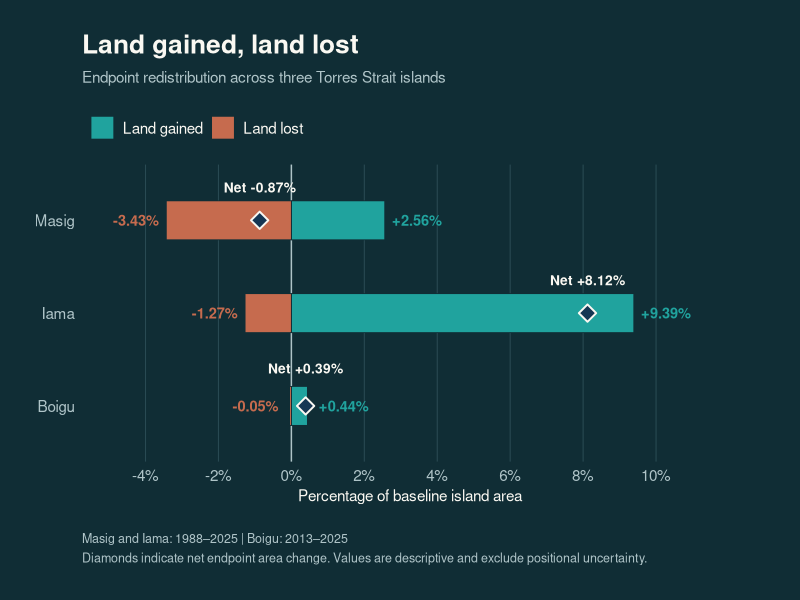
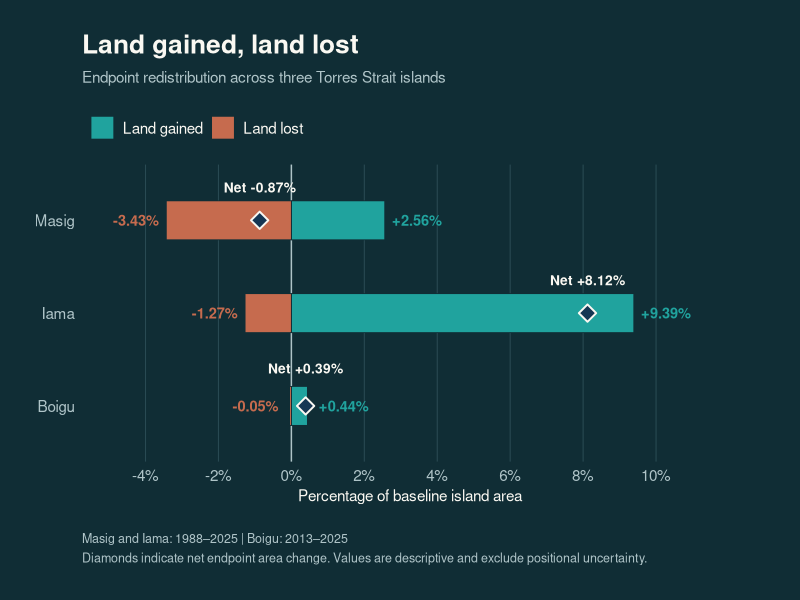

The R source for these figures, in order:
# Endpoint land redistribution in the Torres Strait
# Kendra Sturdee
#
# Compares land gained, land lost and net area change
# between the first and last accepted island footprints.
# Values are from the completed spatial analysis.

library(ggplot2)
library(dplyr)
library(tidyr)

# Load previously calculated spatial statistics

redistribution <- tibble(
  Island = c("Masig", "Iama", "Boigu"),
  Gained_pct = c(2.56, 9.39, 0.44),
  Lost_pct = c(3.43, 1.27, 0.05),
  Net_pct = c(-0.87, 8.12, 0.39)
)

# Verify analytical values

stopifnot(
  all(
    abs(
      redistribution$Gained_pct -
        redistribution$Lost_pct -
        redistribution$Net_pct
    ) < 0.02
  )
)

redistribution$Island <- factor(
  redistribution$Island,
  levels = c("Boigu", "Iama", "Masig")
)

# GIS colour palette

ocean <- "#102D35"
ivory <- "#FAF8F2"
muted <- "#AFC4C8"
grid_colour <- "#294A53"

gain_colour <- "#20A39E"
loss_colour <- "#C66B4E"
net_colour <- "#153653"

# Prepare gain and loss measurements

redistribution_long <- redistribution %>%
  transmute(
    Island,
    `Land gained` = Gained_pct,
    `Land lost` = -Lost_pct
  ) %>%
  pivot_longer(
    cols = c(`Land gained`, `Land lost`),
    names_to = "Category",
    values_to = "Change_pct"
  )

redistribution_long$Category <- factor(
  redistribution_long$Category,
  levels = c("Land gained", "Land lost")
)

# Prepare endpoint annotations

gain_labels <- redistribution %>%
  mutate(
    Label = sprintf("+%.2f%%", Gained_pct),
    Label_x = ifelse(
      Island == "Boigu",
      0.75,
      Gained_pct + 0.20
    )
  )

loss_labels <- redistribution %>%
  mutate(
    Label = sprintf("-%.2f%%", Lost_pct),
    Label_x = ifelse(
      Island == "Boigu",
      -0.35,
      -Lost_pct - 0.20
    )
  )

net_labels <- redistribution %>%
  mutate(
    Label = sprintf("Net %+.2f%%", Net_pct),
    Label_y = as.numeric(Island) + ifelse(
      Island == "Boigu",
      0.35,
      0.30
    )
  )

# Create redistribution figure

figure3 <- ggplot(
  redistribution_long,
  aes(
    x = Change_pct,
    y = Island,
    fill = Category
  )
) +
  geom_vline(
    xintercept = 0,
    colour = muted,
    linewidth = 0.5
  ) +
  geom_col(
    width = 0.42,
    colour = ocean,
    linewidth = 0.3
  ) +
  geom_text(
    data = gain_labels,
    aes(
      x = Label_x,
      y = Island,
      label = Label
    ),
    inherit.aes = FALSE,
    hjust = 0,
    colour = gain_colour,
    fontface = "bold",
    size = 3.7,
    show.legend = FALSE
  ) +
  geom_text(
    data = loss_labels,
    aes(
      x = Label_x,
      y = Island,
      label = Label
    ),
    inherit.aes = FALSE,
    hjust = 1,
    colour = loss_colour,
    fontface = "bold",
    size = 3.7,
    show.legend = FALSE
  ) +
  geom_point(
    data = redistribution,
    aes(
      x = Net_pct,
      y = Island
    ),
    inherit.aes = FALSE,
    shape = 23,
    size = 4,
    fill = net_colour,
    colour = ivory,
    stroke = 1,
    show.legend = FALSE
  ) +
  geom_text(
    data = net_labels,
    aes(
      x = Net_pct,
      y = Label_y,
      label = Label
    ),
    inherit.aes = FALSE,
    colour = ivory,
    fontface = "bold",
    size = 3.5,
    vjust = 0,
    show.legend = FALSE
  ) +
  scale_fill_manual(
    values = c(
      "Land gained" = gain_colour,
      "Land lost" = loss_colour
    )
  ) +
  scale_x_continuous(
    breaks = seq(-4, 10, 2),
    labels = function(x) paste0(x, "%"),
    expand = expansion(mult = c(0.08, 0.08))
  ) +
  coord_cartesian(
    xlim = c(-4.5, 11),
    clip = "off"
  ) +
  labs(
    title = "Land gained, land lost",
    subtitle = "Endpoint redistribution across three Torres Strait islands",
    x = "Percentage of baseline island area",
    y = NULL,
    fill = NULL,
    caption = paste(
      "Masig and Iama: 1988–2025 | Boigu: 2013–2025",
      "\nDiamonds indicate net endpoint area change.",
      "Values are descriptive and exclude positional uncertainty."
    )
  ) +
  theme_minimal(base_size = 12) +
  theme(
    plot.background = element_rect(
      fill = ocean,
      colour = NA
    ),
    panel.background = element_rect(
      fill = ocean,
      colour = NA
    ),
    plot.title = element_text(
      colour = ivory,
      face = "bold",
      size = 19,
      margin = margin(b = 8)
    ),
    plot.subtitle = element_text(
      colour = muted,
      size = 11,
      margin = margin(b = 15)
    ),
    axis.title = element_text(
      colour = ivory,
      size = 11
    ),
    axis.text = element_text(
      colour = muted,
      size = 11
    ),
    panel.grid.major.x = element_line(
      colour = grid_colour,
      linewidth = 0.35
    ),
    panel.grid.major.y = element_blank(),
    panel.grid.minor = element_blank(),
    axis.ticks = element_blank(),
    legend.position = "top",
    legend.justification = "left",
    legend.text = element_text(
      colour = ivory,
      size = 11
    ),
    legend.key = element_rect(
      fill = ocean,
      colour = NA
    ),
    legend.background = element_rect(
      fill = ocean,
      colour = NA
    ),
    plot.caption = element_text(
      colour = muted,
      size = 9,
      hjust = 0,
      lineheight = 1.3,
      margin = margin(t = 20)
    ),
    plot.margin = margin(25, 45, 25, 25)
  )

# Preview figure

print(figure3)


ggsave(
  filename = here::here("figures", "03_LandRedistribution.png"),
  plot = figure3,
  width = 10,
  height = 7,
  dpi = 300,
  bg = "#102D35"
)
